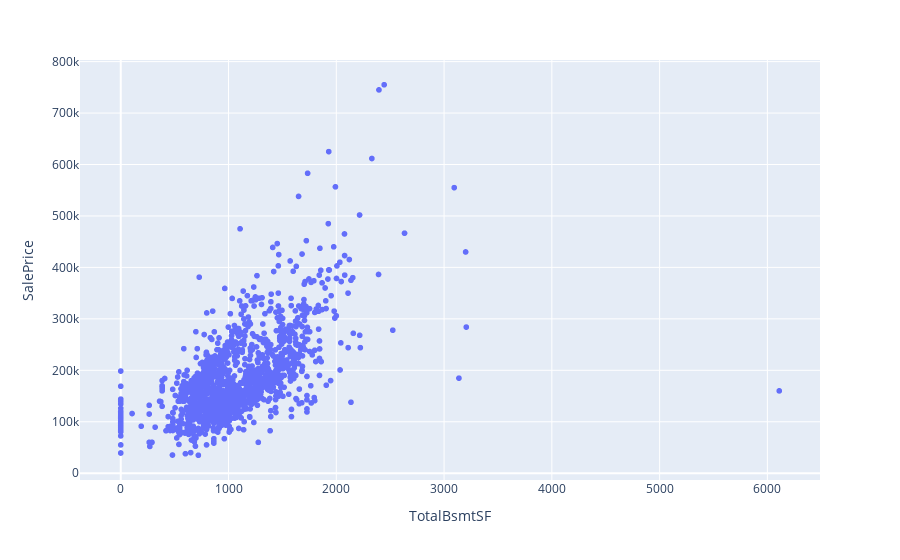

The notebook cell this image was saved under:
### Markdown cell above
- ## **TotalBsmtSF vs SalePrice**

### Code cell
fig = px.scatter(train, x="TotalBsmtSF" , y="SalePrice")
fig.show()

### Figure 1 — Plotly figure (JSON) as saved in the notebook; plotly's stock layout.template omitted (floating-point values rounded to 4 significant figures; data arrays with more than 128 entries replaced by an {"elided": "..."} marker saying what was removed)
{"data": [{"hovertemplate": "TotalBsmtSF=%{x}<br>SalePrice=%{y}<extra></extra>", "legendgroup": "", "marker": {"color": "#636efa", "symbol": "circle"}, "mode": "markers", "name": "", "showlegend": false, "type": "scattergl", "x": {"elided": "1460 int values"}, "xaxis": "x", "y": {"elided": "1460 int values"}, "yaxis": "y"}], "layout": {"legend": {"tracegroupgap": 0}, "margin": {"t": 60}, "xaxis": {"anchor": "y", "domain": [0.0, 1.0], "title": {"text": "TotalBsmtSF"}}, "yaxis": {"anchor": "x", "domain": [0.0, 1.0], "title": {"text": "SalePrice"}}}}
